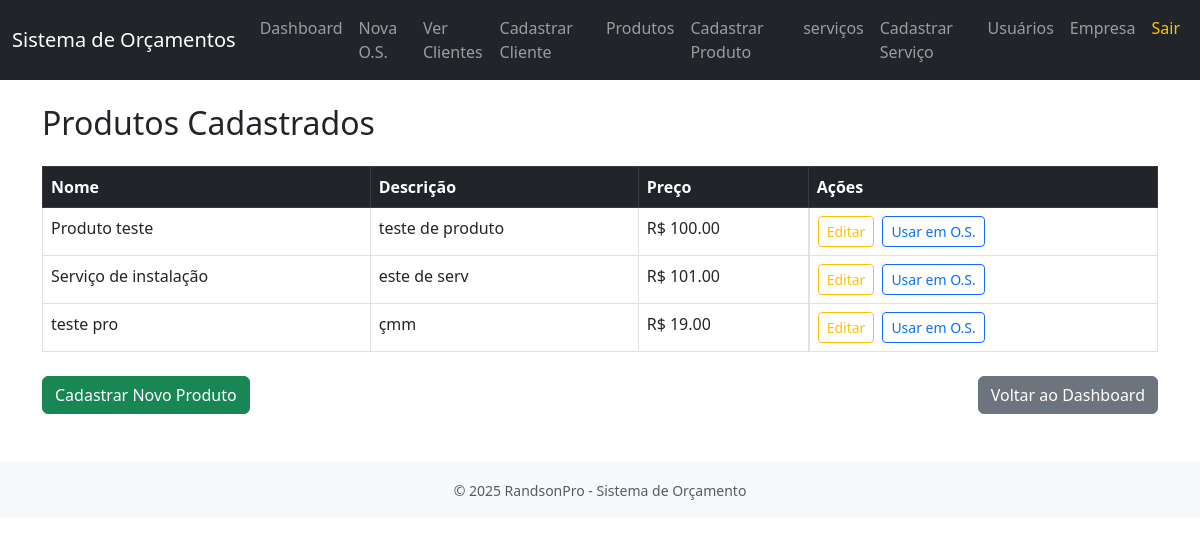
Page /produtos (signed in) on the committed database.
### orcamento_sistema/models.py (models this page shows)
class Produto(db.Model):
    __tablename__ = 'produtos'
    id = db.Column(db.Integer, primary_key=True)
    nome = db.Column(db.String(100), nullable=False)
    descricao = db.Column(db.String(200))
    preco = db.Column(db.Float, nullable=False)

### orcamento_sistema/app.py (the view)
@app.route('/produtos')
@login_required
def listar_produtos():
    produtos = Produto.query.order_by(Produto.nome).all()
    return render_template('produtos.html', produtos=produtos)

### orcamento_sistema/app.py (called while the page is built)
def login_required(f):
    @wraps(f)
    def decorated_function(*args, **kwargs):
        if 'usuario_id' not in session:
            return redirect(url_for('login'))
        return f(*args, **kwargs)
    return decorated_function

@app.context_processor
def inject_datetime():
    return {'datetime': datetime}

### orcamento_sistema/templates/produtos.html (shortened to what this page needs)
{% extends 'base.html' %}
{% block content %}
<h2 class="mb-4">Produtos Cadastrados</h2>
{% if produtos %}
  <table class="table table-hover table-bordered">
    <thead class="table-dark">
      <tr>
        <th>Nome</th>
        <th>Descrição</th>
        <th>Preço</th>
        <th>Ações</th>
      </tr>
    </thead>
    <tbody>
      {% for produto in produtos %}
      <tr>
        <td>{{ produto.nome }}</td>
        <td>{{ produto.descricao }}</td>
        <td>R$ {{ '%.2f'|format(produto.preco) }}</td>
        <td class="d-flex gap-2">
          <a href="{{ url_for('editar_produto', produto_id=produto.id) }}" class="btn btn-sm btn-outline-warning">
            Editar
          </a>
          <a href="{{ url_for('nova_os') }}" class="btn btn-sm btn-outline-primary">
            Usar em O.S.
          </a>
        </td>
      </tr>
      {% endfor %}
    </tbody>
  </table>
{% else %}
  <div class="alert alert-warning">Nenhum produto cadastrado ainda.</div>
{% endif %}
<div class="mt-4 d-flex justify-content-between">
  <a href="{{ url_for('cadastrar_produto') }}" class="btn btn-success">Cadastrar Novo Produto</a>
  <a href="{{ url_for('dashboard') }}" class="btn btn-secondary">Voltar ao Dashboard</a>
</div>
{% endblock %}

### rows in the picture
Produto: nome "Produto teste", descricao "teste de produto", preco "100.00"
Produto: nome "Serviço de instalação", descricao "este de serv", preco "101.00"
Produto: nome "teste pro", descricao "çmm", preco "19.00"
